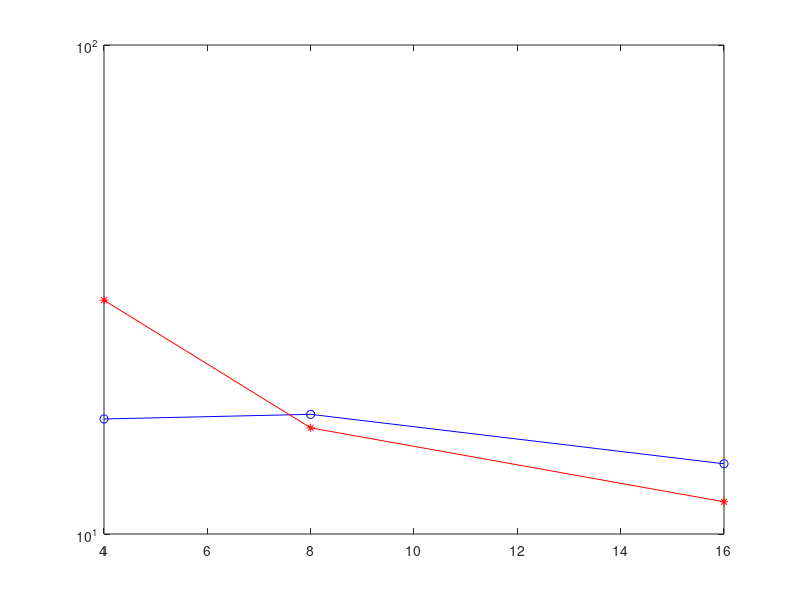

Reproduce this figure in MATLAB.
%% transfer Chao's analyzed data from the .log file to make a varaiable for the left eye data. The first columns are RFs, the second is the threshold, and third is the error
LEdata = [4	1.23524	0.05757;
          8	1.2447	0.05895;
          16 1.14361	0.04461]
      
REdata = [4	1.47807	0.06266;
          8	1.21707	0.04705;
          16	1.06591	0.06938]

      
%%take the y values and raise them to the tenth power      
LEdata(:,2) = 10.^LEdata(:,2)
REdata(:,2) = 10.^REdata(:,2)
      
figure(2)
clf
plot(LEdata(:,1), LEdata(:,2), 'bo-')
hold on
plot(REdata(:,1), REdata(:,2), 'r*-')
set(gca,'YScale','log')


